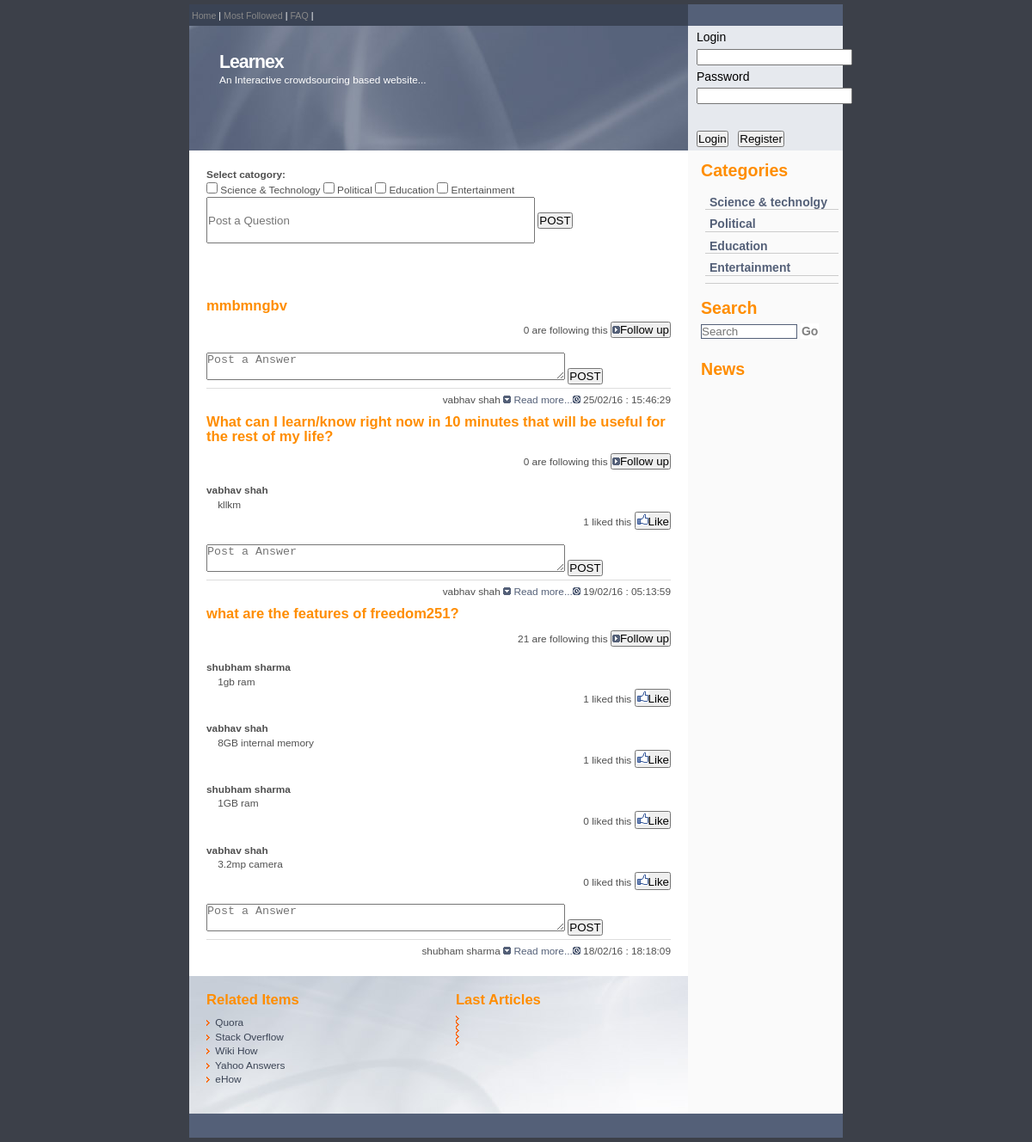
The app's page /politics.php with its own data.
### tables this page shows
CREATE TABLE IF NOT EXISTS `questions` (
`p_id` int(11) NOT NULL,
  `user_id` int(100) NOT NULL,
  `username` varchar(100) NOT NULL,
  `post` varchar(255) NOT NULL,
  `date_created` varchar(50) NOT NULL,
  `userip` varchar(200) NOT NULL,
  `st` tinyint(1) NOT NULL DEFAULT '0',
  `p` tinyint(1) NOT NULL DEFAULT '0',
  `edu` tinyint(1) NOT NULL DEFAULT '0',
  `ent` tinyint(1) NOT NULL DEFAULT '0',
  `following` int(11) NOT NULL DEFAULT '0'
);

CREATE TABLE IF NOT EXISTS `answers` (
`c_id` int(11) NOT NULL,
  `user_id` int(200) NOT NULL,
  `u_name` varchar(200) NOT NULL,
  `comments` text NOT NULL,
  `date_created` varchar(200) NOT NULL,
  `post_id` int(11) NOT NULL,
  `likes` int(100) NOT NULL DEFAULT '0'
);

### politics.php (the view, shortened to what this page needs)
<?php
include "imports/header.php";
include "imports/rheader.php";
?>
	<?php
	$querry = mysqli_query($con,"SELECT * FROM questions WHERE `p` = 1 ORDER BY p_id DESC, p_id DESC");
	while($row = mysqli_fetch_assoc($querry))
	{
	?>
	 <h2><a href="#"><?php echo $row['post']?> </a></h2>
	<?php include "imports/followfn2.php";?>
	  <?php include "imports/likefn2.php";?>
	 <form action="dbProcess.php?option=answer"method="Post">
	<textarea placeholder="Post a Answer" style="height:30px" cols="50" name="answer"></textarea>
	<input type="submit" value="POST">
	</form>
      <p class="date"><?php echo$row['username']." "?><img src="images/more.gif" alt="" /> <a href="#">Read more...</a><img src="images/timeicon.gif" alt="" /> <?php echo$row['date_created']?></p>
	 <?php
	}
	include "imports/footer.php";
	  ?>

### imports/followfn2.php (shortened to what this page needs)
  	 <?php
  	 $querry11 = mysqli_query($con,"SELECT * FROM `follow` WHERE '".$row['p_id']."' = follow.p_id AND '".$_SESSION['u_id']."' = follow.user_id");
	$rowcnt = mysqli_num_rows($querry11);
	if($rowcnt != 0)
	{
		$follow = "Unfollow";
	}
	else
	{
		$follow = "Follow up";
	}
  ?>
   <div align = "right">
<form action="" method="post" >
<?php echo $row['following']." are following this"?>
<button type="submit" name="subfollow" value="subfollow"> <img src="images/comment.gif" alt="" /><?php echo $follow?></button>
 </form>
 </div>
  <br>

### imports/likefn2.php (shortened to what this page needs)
<?php
	 $querry1 = mysqli_query($con,"SELECT * FROM answers WHERE '".$row['p_id']."' = answers.post_id ORDER BY likes DESC, likes DESC");
	while($row1 = mysqli_fetch_assoc($querry1))
	{
	 ?>
	  <b><?php echo $row1['u_name']?></b>
	  <br>&nbsp&nbsp&nbsp&nbsp<?php echo $row1['comments'];
	  	 $querry2 = mysqli_query($con,"SELECT * FROM `like` WHERE '".$row1['c_id']."' = like.c_id AND '".$_SESSION['u_id']."' = like.user_id ");
		$rowcnt = mysqli_num_rows($querry2);
		if($rowcnt != 0)
		{
			$like = "Unlike";
		}
		else
		{
			$like = "Like";
		}
	  ?>
	   <div align = "right">
	<form action="" method="post" >
	<?php echo $row1['likes']." liked this"?>
	<button type="submit" name="sublike" value="sublike"> <img src="images/like.png" alt="" /><?php echo $like?></button>
	 </form>
	 </div>
	  <br>
	  <?php
	}
	  ?>

### style.css (style rules this page uses)
body { margin:5px 0; padding:0; font: 74% Arial, Sans-Serif; color:#FFF; line-height: 1.4em; background : #3C4049; }
p { margin: 0 0 5px 0; padding: 0; color: #888; background: inherit; }
a { color: #888; background: inherit; text-decoration:none; }
h2 { background-color: inherit; color:#FF8D00; font-size:140%; font-weight:bold; margin: 10px 0 10px 0; padding:0; }
h2 a { color: #FF8D00; }
.date { color: #505050; background: #FFF; text-align: right; margin: 4px 0 5px 0; padding: 0.4em 0 0 0; border-top: 1px solid #ddd; }
.date a { color: #546078; }
* { margin:0px; padding:0px; }
body { font-family:Tahoma, Geneva, sans-serif; }

### records on screen
questions: post "mmbmngbv", following "0", follow "Follow up", username "vabhav shah", date_created "25/02/16 : 15:46:29"
questions: post "What can I learn/know right now in 10 minutes that will be useful for the rest of my life?", following "0", follow "Follow up", username "vabhav shah", date_created "19/02/16 : 05:13:59"
answers: u_name "vabhav shah", comments "kllkm", likes "1", like "Like"
questions: post "what are the features of freedom251?", following "21", follow "Follow up", username "shubham sharma", date_created "18/02/16 : 18:18:09"
answers: u_name "shubham sharma", comments "1gb ram", likes "1", like "Like"
answers: u_name "vabhav shah", comments "8GB internal memory", likes "1", like "Like"
answers: u_name "shubham sharma", comments "1GB ram", likes "0", like "Like"
answers: u_name "vabhav shah", comments "3.2mp camera", likes "0", like "Like"
